Frame 1 (no input): blank canvas, image omitted
Frame 60 (the mouse pressed at the canvas centre just before this capture): blank canvas, image omitted
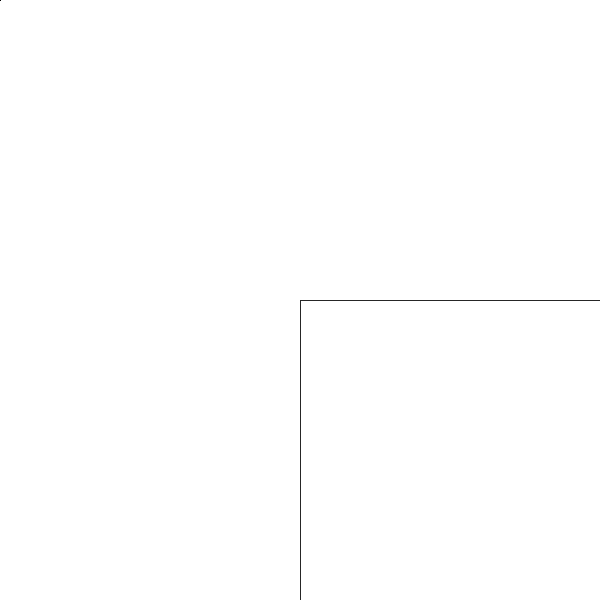
Frame 120 (the mouse held since frame 60 and released just before this capture)

The Processing sketch whose frames 1 and 60 were blank and that drew this single picture after the mouse press (run headless with seeded random() and noise(); from frame 60 on, the mouse is pressed at the canvas centre):

// Processing sketch: P_S1_rect1
// ── P_S1_rect1.pde
//Tomas de Camino Beck
void setup(){
 size(600,600);
 smooth();
 background(255);
}

void draw(){
  fill(255,10);
  stroke(0,50);
  rect(mouseX,mouseY,pmouseX,pmouseY);
  
}
